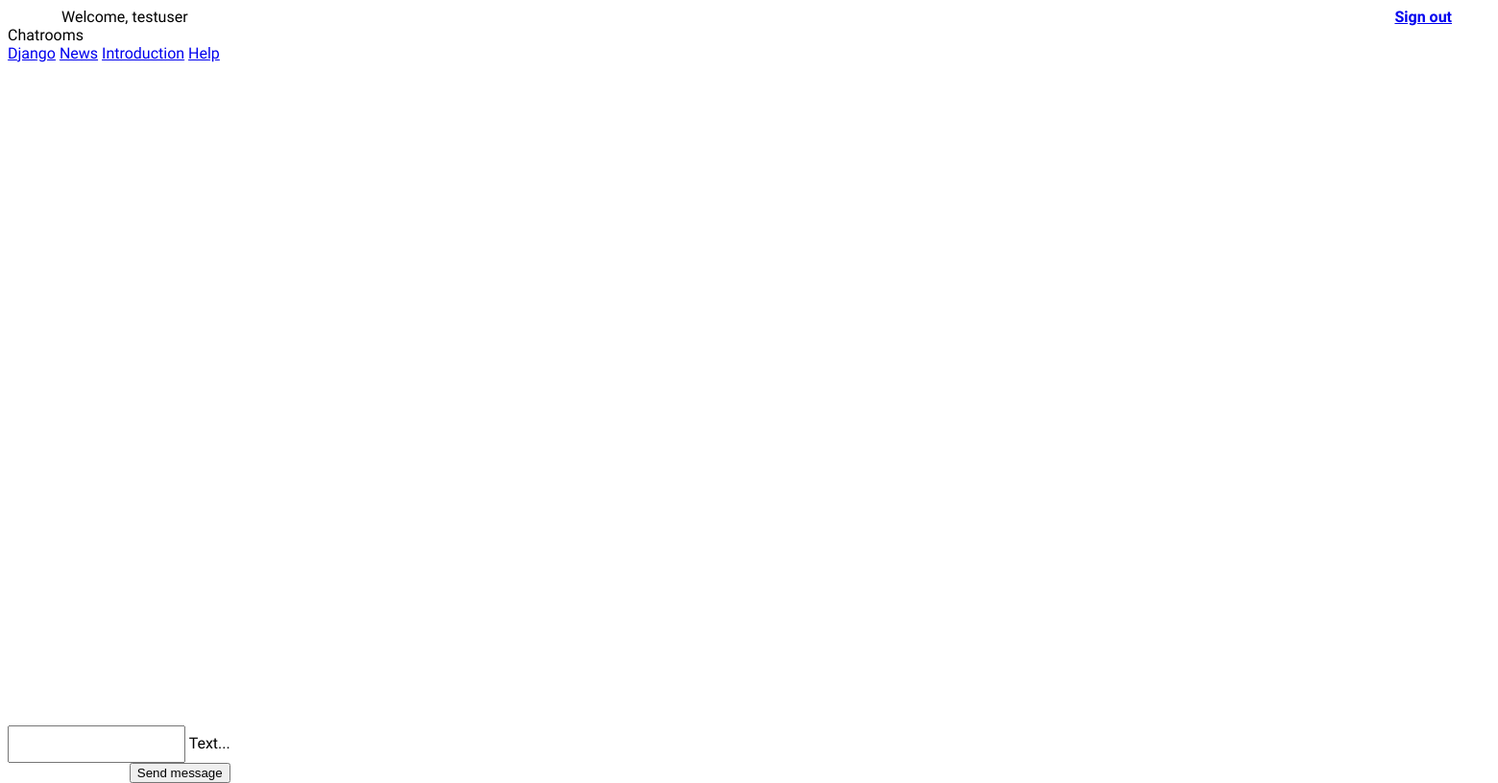
The app's page /chat/introduction (signed in), older data.
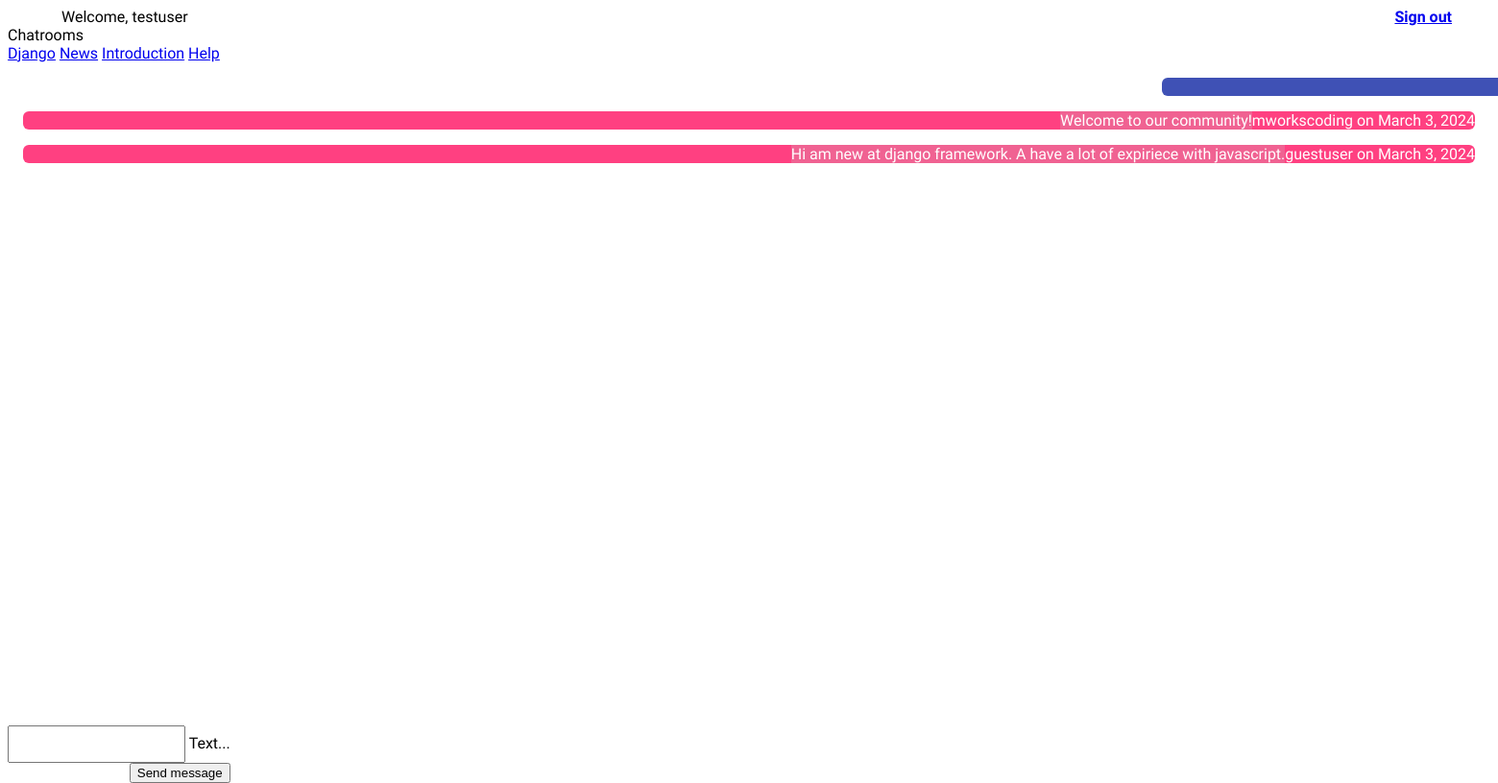
The same page, newer data.
### chat/models.py (models this page shows)
class Message(models.Model):
    text = models.CharField(max_length=500)
    created_at = models.DateField(default=date.today)
    chat = models.ForeignKey(Chat, on_delete=models.CASCADE, related_name='chat_message_set', default=None, blank=True, null=True)
    author = models.ForeignKey(settings.AUTH_USER_MODEL, on_delete=models.CASCADE, related_name='author_message_set')
    receiver = models.ForeignKey(settings.AUTH_USER_MODEL, on_delete=models.CASCADE, related_name='receiver_message_set')

### chat/views.py (the view)
# urls.py: path('chat/', index),
@login_required(login_url='/login/')#redirect if not logged in
def index(request):
    index_chat = request.path.find("/chat/")     # get url name
    if index_chat != -1: # Extract the substring after "/chat/"
        chat_name = request.path[index_chat + len("/chat/"):]
    else:
        print("Not found in the path.")
        chat_name = ''
    if chat_name == '':
        redirect_to = request.GET.get('next', '/chat/django')
        return HttpResponseRedirect(redirect_to)
    chat_object = 1
    if chat_name == 'django':
        chat_object = 1
    elif chat_name == 'news':
        chat_object = 2
    elif chat_name == 'introduction':
        chat_object = 3
    elif chat_name == 'help':
        chat_object = 4
    else:
        chat_object = 1  # Default to 'django' if no chat room is specified
    if request.method == 'POST':
        mychat = Chat.objects.get(id=chat_object)
        new_message = Message.objects.create(text=request.POST['textmessage'] ,chat=mychat, author=request.user, receiver=request.user)
        serialized_obj = serializers.serialize('json', [new_message, ])
        return JsonResponse(serialized_obj[1:-1], safe=False)
    chatMessages = Message.objects.filter(chat__id=chat_object)
    return render(request, 'chat/index.html', {'messages': chatMessages, 'chat_name' : chat_name })

### chat/templates/chat/index.html (shortened to what this page needs)
{% extends "master.html" %}
{% block content %}
{% if request.user.is_authenticated %}
<div class="chat-content" id="messageContainer">
  {% for message in messages %}
  {% if message.author == request.user %}
    <div class="demo-card-square mdl-card mdl-shadow--2dp mdl-card-user">
    </div>
{% else %}
  <div class="demo-card-square mdl-card mdl-shadow--2dp mdl-card-not-user">
    <div class="mdl-card__supporting-text mdl-card-not-user-text">
      {{ message.text }}
    </div>
    <div class="mdl-card__actions mdl-card--border">
      <span class="mdl-card__supporting-text">
        {{ message.author.username }} on {{ message.created_at }}
      </span>
    </div>
  </div>
{% endif %} {% endfor %}
</div>
<div class="mdl-card__actions mdl-card--border mdl-card-center input-send-div">
  <form onsubmit="sendMessage('{{ chat_name }}'); return false;" method="POST">
    <div class="mdl-textfield mdl-js-textfield mdl-textfield--floating-label">
      <input
        class="mdl-textfield__input"
        name="textmessage"
        type="text"
        id="messageField"
        required
      />
      <label class="mdl-textfield__label" for="messageField">Text...</label>
    </div>
    <button
      class="mdl-button mdl-js-button mdl-button--raised mdl-button--colored"
    >
      Send message
    </button>
  </form>
</div>
{% else %}
<p class="signin-signup mdl-card-center">
  You are not logged in. Please log in <a href="/login/"><b>here</b></a> to read
  your Messages
</p>
{% endif %}
{% endblock %}

Row changes from the older to the newer data that the page shows:
added Message: text "Welcome to our community!", author.username "mworkscoding", created_at "March 3, 2024"
added Message: text "Hi am new at django framework. A have a lot of expiriece with javascript.", author.username "guestuser", created_at "March 3, 2024"
